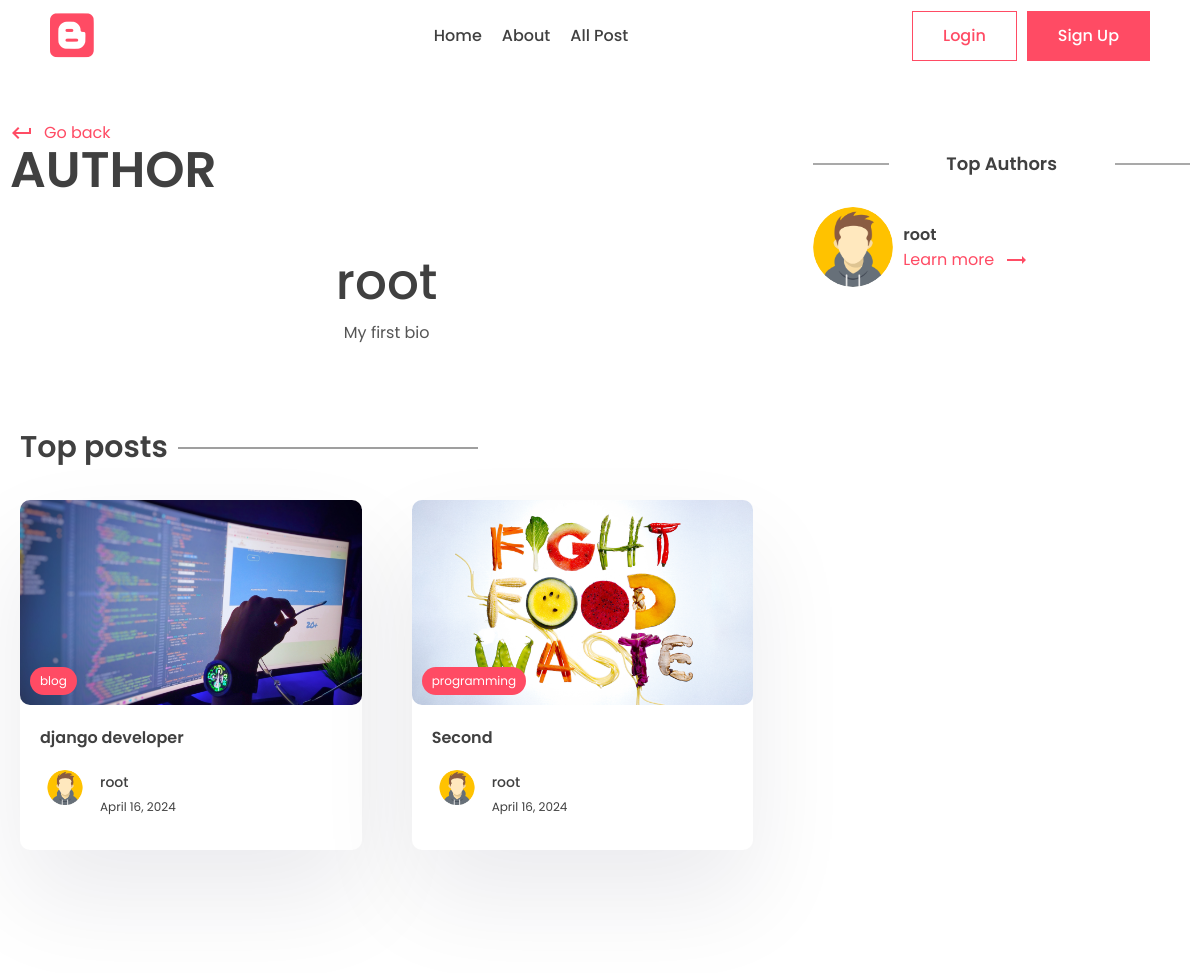
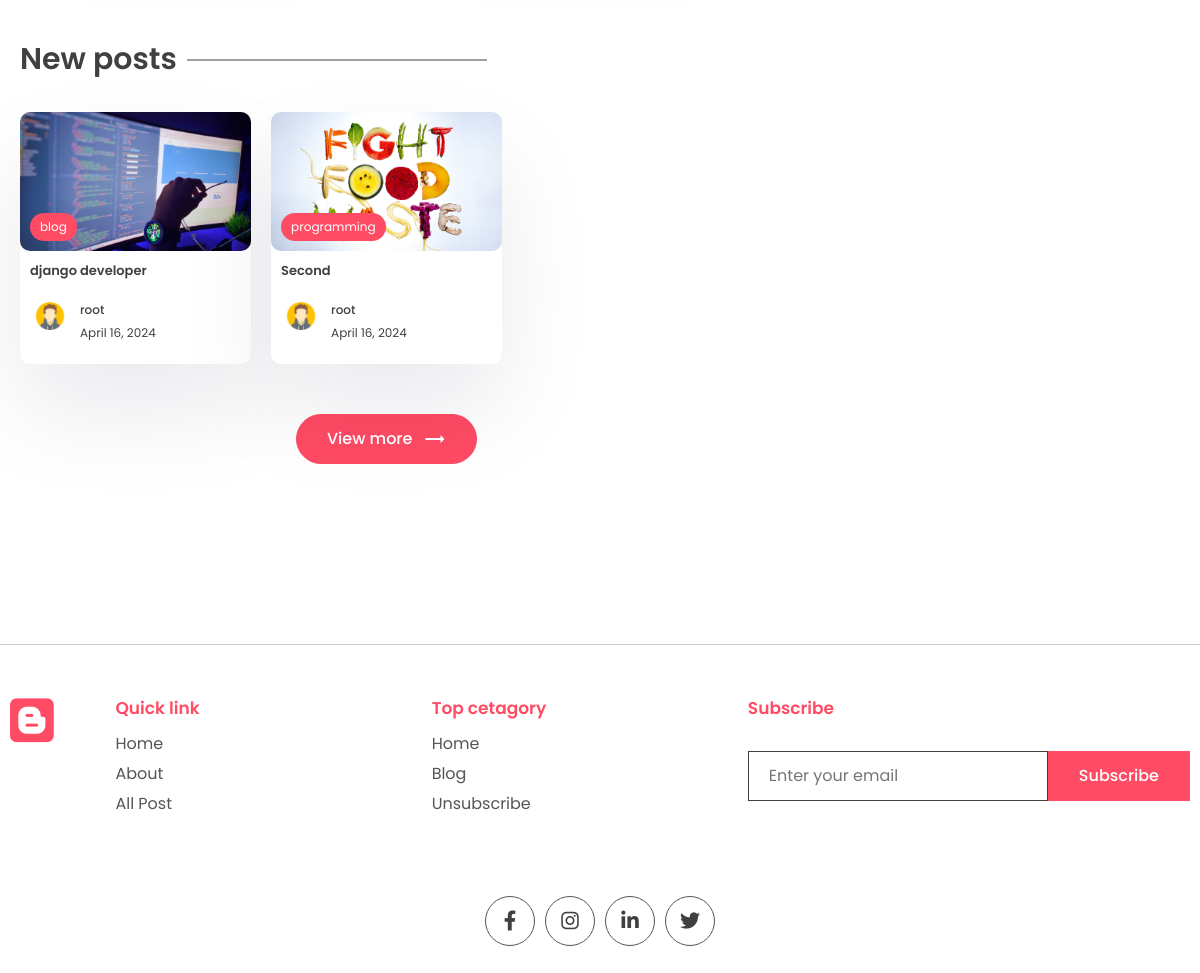
Screenshot of /Author/root/ with the database file from the repository (2 pictures, top to bottom).
### home/models.py (models this page shows, shortened)
class Profile(models.Model):
    user = models.OneToOneField(User, on_delete=models.CASCADE)
    image = models.ImageField(upload_to='images/', null=True, blank=True)
    slug = models.SlugField(max_length=200, unique=True)
    bio = models.CharField(max_length=200)

class Post(models.Model):
    title = models.CharField(max_length=100)
    content = models.TextField()
    image = models.ImageField(upload_to='images/')
    slug = models.SlugField(max_length=100)
    tag = models.ManyToManyField('Tag', blank=True, related_name='post')
    created_at = models.DateTimeField(auto_now_add=True)
    updated_at = models.DateTimeField(auto_now=True)
    view_count = models.IntegerField(null=True, blank=True)
    is_featured = models.BooleanField(default=False)
    author = models.ForeignKey(User, on_delete=models.CASCADE, related_name='posts', blank=True, null=True)

class Tag(models.Model):
    name = models.CharField(max_length=100, unique=True)
    description = models.TextField()
    slug = models.SlugField(max_length=100, unique=True)

### home/views.py (the view)
# urls.py: path('Author/<slug:slug>/', views.AuthorView.as_view(), name='author'),
class AuthorView(View):
    template_name = 'home/author.html'
    def setup(self, request, *args, **kwargs):
        posts = Post.objects.all()
        self.profile = Profile.objects.get(slug=kwargs['slug'])
        self.new_posts = posts.filter(author=self.profile.user).order_by('-updated_at')[0:2]
        self.top_posts = posts.filter(author=self.profile.user).order_by('-view_count')[0:2]
        super().setup(request, *args, **kwargs)
    def get(self, request, *args, **kwargs):
        top_authors = User.objects.annotate(number=Count('posts')).order_by('number')
        context = {
            'profile':self.profile,
            'top_posts':self.top_posts,
            'new_posts':self.new_posts,
            'top_authors':top_authors
        }
        return render(request, self.template_name, context)

### home/context_processors.py (called while the page is built)
def WebsiteMeta_context(request):
    website_info = None
    if WebsiteMeta.objects.all().exists():
        webiste_info = WebsiteMeta.objects.all()[0]
    return {'website_info':webiste_info}

### home/templates/home/author.html (shortened to what this page needs)
{% extends 'index.html' %}
{% load static %}
{% block content %}
    <main style="padding-top: 70px;">
        <div class="container">
            <div class="layout">
                <div class="left">
                    <div class="page-top">
                        <div class="top flex">
                            <div class="page-name">
                                <a href="#" class="learn">
                                    <span class="material-icons"> keyboard_return </span> Go
                                    back
                                </a>
                                <h1>Author</h1>
                            </div>
                        </div>
                    </div>
                    <center>
                        <div class="typo">
                            <h1 class="title">{{ profile.user.first_name }}</h1>
                            <p>
                                {{ profile.bio }}
                            </p>
                        </div>
                    </center>
                    <section class="sp">
                        <div class="container">
                            <h1 class="sec-title">Top posts</h1>
                            <div class="grid-2 blog">
                                {% for post in top_posts %}
                                    <a href="{% url 'home:post_detail' post.slug %}">
                                        <div class="card">
                                            <div class="post-img">
                                                <img src="{{ post.image.url }}" alt="">
                                                <div class="tag">{{ post.tag.all.0.name }}</div>
                                            </div>
                                            <div class="card-content">
                                                <h3>
                                                    {{ post.title }}
                                                </h3>
                                                <div class="author">
                                                    <div class="profile-pic">
                                                        <img src="{{ profile.image.url }}" alt="">
                                                    </div>
                                                    <div class="details">
                                                        <p>{{ profile.user }}</p>
                                                        <small>{{ post.updated_at|date }}</small>
                                                    </div>
                                                </div>
                                            </div>
                                        </div>
                                    </a>
                                {% empty %}
                                    <p>Nothing to show here</p>
                                {% endfor %}
                            </div>
                        </div>
                    </section>
                    <section class="sp">
                        <div class="container">
                            <h1 class="sec-title">New posts</h1>
                            <div class="grid-3 blog-grid">
                                {% for post in new_posts %}
                                    <a href="{% url 'home:post_detail' post.slug %}">
                                        <div class="card">
                                            <div class="post-img">
                                                <img src="{{ post.image.url }}" alt="">
                                                <div class="tag">{{ post.tag.all.0.name }}</div>
                                            </div>
                                            <div class="card-content">
                                                <h3>
                                                    {{ post.title }}
                                                </h3>
                                                <div class="author">
                                                    <div class="profile-pic">
                                                        <img src="{{ profile.image.url }}" alt="">
                                                    </div>
                                                    <div class="details">
                                                        <p>{{ profile.user }}</p>
                                                        <small>{{ post.updated_at|date }}</small>
                                                    </div>
                                                </div>
                                            </div>
                                        </div>
                                    </a>
                                {% empty %}
                                    <p>Nothing to show here</p>
                                {% endfor %}
                            </div>
                            <center>
                                <button class="btn btn-primary rounded view">
                                    View more
                                    <span class="material-icons"> trending_flat </span>
                                </button>
                            </center>
                        </div>
                    </section>
                </div>
                <div class="right">
                    <div class="block">
                        <h2 class="title2">Top Authors</h2>
                        {% for author in top_authors %}
                            <div class="recent-post other-author">
                                <div class="rounded-img">
                                    <img src="{{ author.profile.image.url }}" alt="">
                                </div>
                                <div class="recent-content">
                                    <h3>
                                        {{ author.first_name }}
                                    </h3>
                                    <a class="learn" href="{% url 'home:author' author.profile.slug %}">Learn more
                                        <span class="material-icons"> trending_flat </span></a>
                                </div>
                            </div>
                        {% endfor %}
                    </div>
                </div>
            </div>
        </div>
    </main>
{% endblock %}

### static/css/style.css (style rules this page uses)
* { margin: 0; padding: 0; box-sizing: border-box; text-decoration: none; border: none; outline: none; list-style: none; font-family: "Poppins", sans-serif; color: var(--black); }
:root { --red: #ff4b64; --black: #404040; --des: #555555; --shadow: #ffffff1a 0px 1px 1px 0px inset, #32325d40 0px 50px 100px -20px, #0000004d 0px 30px 60px -30px; --shadow2: rgba(17, 12, 46, 0.084) 0px 48px 100px 0px; }
html { font-size: 62.5%; }
[class*="grid"] { display: grid; }
img { width: 100%; }
.container { max-width: 1220px; margin: auto; padding: 0 10px; }
p, a { font-size: 1.6rem; color: var(--des); }
.btn { cursor: pointer; height: 5rem; padding: 0 3rem; font-size: 1.6rem; font-weight: 500; border: 1px solid var(--red); display: flex; align-items: center; justify-content: center; gap: 1rem; }
.btn span { color: white; }
.btn-primary { background: var(--red); color: white; }
.rounded { border-radius: 5rem; }
.typo { width: 50%; margin-top: 5rem; }
.title { font-size: 5rem; font-weight: 500; }
.sp { padding: 8rem 0; }
.grid-2 { grid-template-columns: 1.3fr 1fr; align-items: center; }
.post-img { height: 40rem; width: 100%; overflow: hidden; border-radius: 1rem; }
.post-img img { height: 100%; object-fit: cover; object-position: center; }
.learn { display: flex; align-items: center; gap: 1rem; color: var(--red); margin-top: 2rem; }
.learn span { color: #ff4b64; }
.sec-title { font-size: 3rem; font-weight: 600; position: relative; width: fit-content; margin-bottom: 3rem; }
.sec-title::after { content: ""; position: absolute; right: -31rem; height: 1px; width: 30rem; background: var(--black); top: 50%; transform: translateY(-50%); }
.grid-3 { grid-template-columns: repeat(3, 1fr); gap: 5rem; }
.card { background: white; box-shadow: var(--shadow2); border-radius: 1rem; cursor: pointer; transition: 0.3s; }
.post-img { position: relative; }
.tag { position: absolute; bottom: 1rem; left: 1rem; background: var(--red); color: white; border-radius: 5rem; padding: 0.5rem 1rem; font-size: 1.2rem; }
.card-content { padding: 2rem; padding-bottom: 3rem; }
.card h3 { font-size: 1.6rem; font-weight: 600; }
.card .post-img { width: 100%; height: unset; aspect-ratio: 1/0.6; }
.author { display: flex; align-items: center; gap: 1rem; margin-top: 2rem; }
.profile-pic { width: 5rem; aspect-ratio: 1/1; border-radius: 50%; overflow: hidden; }
.author p { color: var(--black); font-weight: 500; font-size: 1.4rem; }
.author small { color: var(--black); font-size: 1.2rem; }
.view { margin-top: 5rem; }
.layout { display: flex; gap: 5rem; }
.left { width: 100%; height: 100%; }
.right { position: sticky; top: 70px; height: 100%; width: 50%; }
.page-name h1 { font-size: 5rem; text-transform: uppercase; font-weight: 600; line-height: 5rem; }
.flex { display: flex; align-items: flex-end; justify-content: space-between; }
.left .typo { width: 100%; }
.blog { grid-template-columns: 1fr 1fr; gap: 5rem; }
.title2 { position: relative; font-size: 1.8rem; text-align: center; font-weight: 600; margin-bottom: 3rem; }
.title2::before { content: ""; position: absolute; height: 1px; width: 20%; background: var(--des); left: 0; top: 50%; transform: translateY(-50%); }
.title2::after { content: ""; position: absolute; height: 1px; width: 20%; background: var(--des); right: 0; top: 50%; transform: translateY(-50%); }
.blog-grid { gap: 2rem; }
.blog-grid .card-content { padding: 1rem; padding-bottom: 2rem; }
.blog-grid .card h3 { font-size: 1.3rem; font-weight: 600; }
.blog-grid .profile-pic { width: 4rem; }
.blog-grid .author p { font-size: 1.2rem; }
.block { margin-top: 5rem; }
.rounded-img { width: 8rem; aspect-ratio: 1/1; overflow: hidden; border-radius: 50%; }
.rounded-img img { width: 100%; height: 100%; object-fit: cover; object-position: center; }
.recent-post { display: grid; align-items: center; gap: 1rem; margin-top: 3rem; grid-template-columns: auto 1fr; }
.recent-post .learn { margin-top: 0rem; }
.recent-post h3 { font-size: 1.6rem; font-weight: 600; }
main { padding-top: 10rem !important; }

### rows the page displays
Profile: user.first_name "root", bio "My first bio", user "root"
Post: image (picture), tag.all.0.name "blog", title "django developer", updated_at "April 16, 2024"
Post: image (picture), tag.all.0.name "programming", title "Second", updated_at "April 16, 2024"

### other values shown
{{ author.first_name }} "root"
